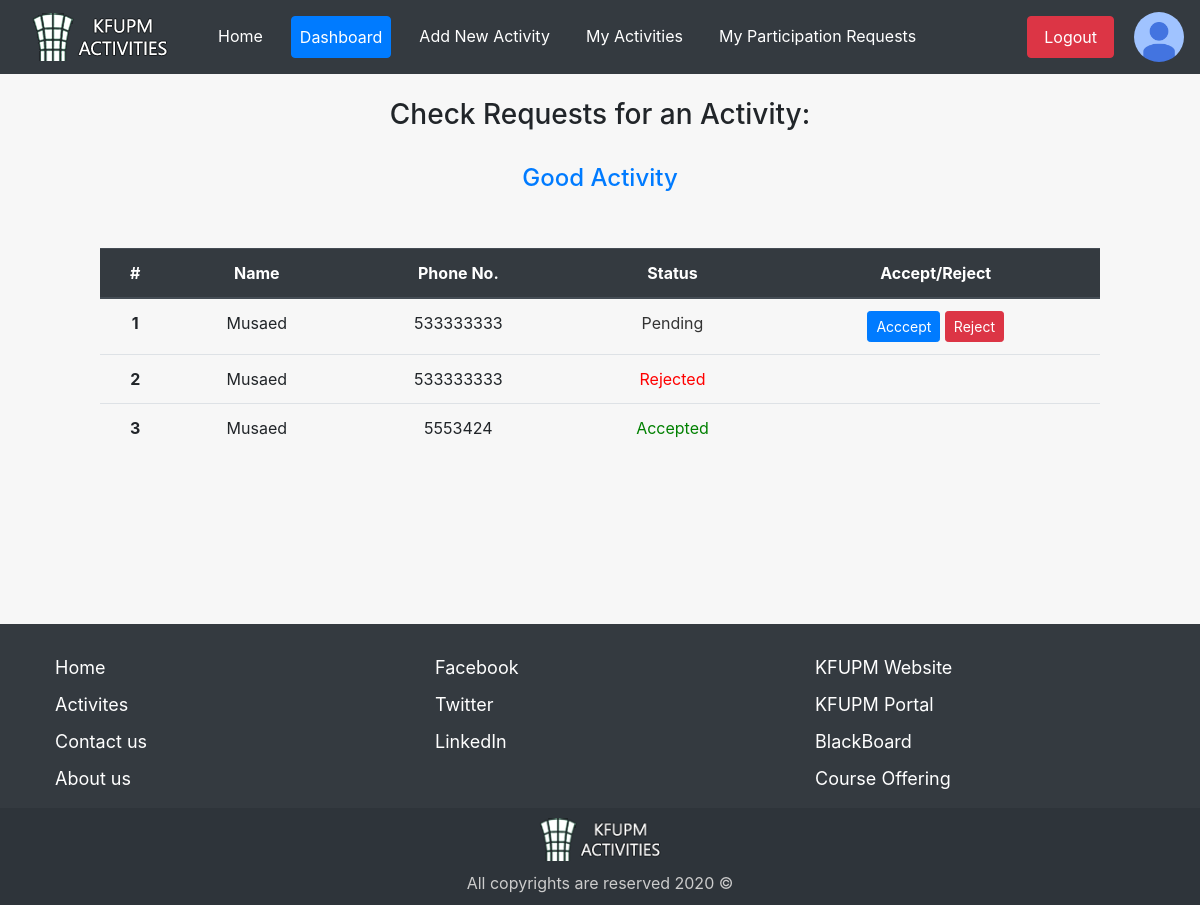
/user/checkUsersRequests.php?id=4 (signed in), run on the app's committed database.
### tables this page shows
CREATE TABLE `activities` (
  `id` int(11) NOT NULL,
  `title` varchar(200) NOT NULL,
  `description` text NOT NULL,
  `date` date NOT NULL,
  `time` time NOT NULL,
  `place` varchar(150) NOT NULL,
  `place_desc` varchar(200) NOT NULL,
  `type` int(11) NOT NULL,
  `rating` int(11) NOT NULL,
  `user_id` int(11) NOT NULL,
  `status` int(11) NOT NULL,
  `creation_date` date NOT NULL
);

CREATE TABLE `participation_requests` (
  `id` int(11) NOT NULL,
  `activity_id` int(11) NOT NULL,
  `requester_id` int(11) NOT NULL,
  `status` varchar(11) NOT NULL
);

CREATE TABLE `users` (
  `id` int(11) NOT NULL,
  `name` varchar(100) NOT NULL,
  `email` varchar(150) NOT NULL,
  `password` varchar(150) NOT NULL,
  `phone_number` int(50) NOT NULL,
  `student_id` int(50) NOT NULL,
  `profile_image` varchar(200) NOT NULL,
  `user_type` int(11) NOT NULL,
  `date` date NOT NULL
);

### user/checkUsersRequests.php (the view, shortened to what this page needs)
<?php
include_once "../page/user_header.php";
include_once "../config.php";
?>
<div id="offerContainer" style="text-align:center;">
    <br>
    <h3 style="text-align: center">Check Requests for an Activity:</h3>
    <br>
    <?php
    $activity_id = $_GET['id'];
    $sql_activity = "SELECT title FROM activities WHERE id='$activity_id'";
    $query_activity = mysqli_query($connect, $sql_activity);
    $row_activity = mysqli_fetch_array($query_activity);
    ?>
    <h4 style="text-align: center; color: #007bff"><?php echo $row_activity['title'];?></h4>
    <br> <br>
    <table class="table col-sm-12 col-md-10" style="margin:auto;">
        <thead class="thead-dark">
            <tr>
                <th scope="col">#</th>
                <th scope="col">Name</th>
                <th scope="col">Phone No.</th>
                <th scope="col">Status</th>
                <th scope="col">Accept/Reject</th>
            </tr>
        </thead>
        <tbody>
            <?php
            $sql_requests = "SELECT * FROM participation_requests WHERE activity_id='$activity_id'";
            $query_requests = mysqli_query($connect, $sql_requests);
            $counter = 1;
            if($query_requests){
                while($row_requests = mysqli_fetch_array($query_requests)){
                    $user_id = $row_requests['requester_id'];
                    $sql_users = "SELECT name,phone_number FROM users WHERE id='$user_id'";
                    $query_users = mysqli_query($connect, $sql_users);
                    $row_users = mysqli_fetch_array($query_users);
            ?>
            <tr id="request<?php echo $row_requests['id'];?>">
                <th scope="row"><?php echo $counter++;?></th>
                <td><?php echo $row_users['name'];?></td>
                <td><?php echo $row_users['phone_number'];?></td>
                <td class="status">
                    <?php
                    if($row_requests['status']==1){
                        echo "<span style='color:green;'>Accepted</span>";
                    }else if($row_requests['status']==2){
                        echo "<span style='color:red;'>Rejected</span>";
                    }else{
                        echo "<span style='color:#333;'>Pending</span>";
                    }
                    ?>
                </td>
                <?php
                    if($row_requests['status'] == 0){
                ?>
                <td><button id="<?php echo $row_requests['id'];?>" class="acceptRequest btn btn-primary btn-sm" >Acccept</button>
                    <button id="<?php echo $row_requests['id'];?>" class="removeRequest btn btn-danger btn-sm">Reject</button></td>
                <?php
                    }else{
                ?>
                <td></td>
                <?php
                    }
                ?>
            </tr>
            <?php
                }
            }
            ?>
        </tbody>
    </table>
</div>
</div>
</body>
</html>

### css/style.css (style rules this page uses)
body { background: #F7F7F7; }
footer { bottom: 0; min-height: 150px; width: 100%; padding-top: 20px; text-align: center; }
footer a { text-decoration: none; color: white; }
footer ul { text-align: left; }
footer ul li { font-size: 18px; margin: 10px; }
footer #logo { width: 150px; margin: auto; display: block; vertical-align: top; margin-bottom: 10px; }
.footer-bar { background-color: #2e343a; padding: 10px; }

### data on the page
activities: title "Good Activity"
participation_requests: users.name "Musaed", users.phone_number "533333333", status "Pending"
participation_requests: users.name "Musaed", users.phone_number "533333333", status "Rejected"
participation_requests: users.name "Musaed", users.phone_number "5553424", status "Accepted"
